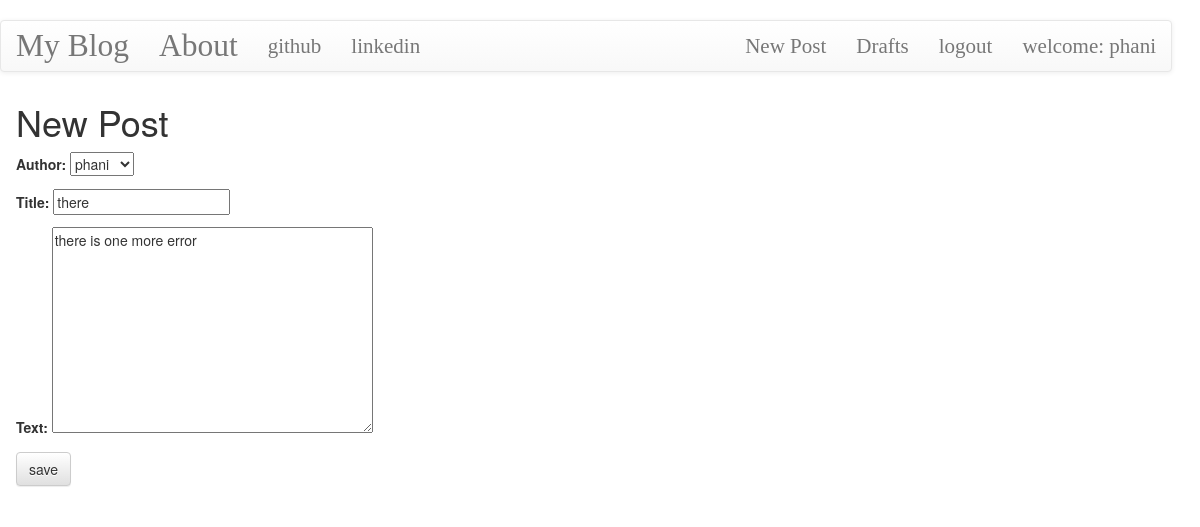
The page /post/12/edit/ (signed in) on the database its author committed.
### blog/models.py (models this page shows, shortened)
class Post(models.Model):
    author = models.ForeignKey('auth.User',on_delete=models.CASCADE)
    title = models.CharField(max_length=200)
    text = models.TextField()
    create_date = models.DateTimeField(default=timezone.now)
    published_date = models.DateTimeField(blank=True,null=True)

### blog/views.py (the view)
# urls.py: url(r'^post/(?P<pk>\d+)/edit/$',views.PostUpdateView.as_view(),name='post_edit'),
class PostUpdateView(LoginRequiredMixin,UpdateView):
    login_url = '/login'
    redirect_field_name = 'blog/post_detail.html'
    form_class = PostForm
    model = Post

### blog/forms.py
class PostForm(forms.ModelForm):
    class Meta():
        model = Post
        fields = ('author','title','text')
        widget = {
            'title':forms.TextInput(attrs={'class':'textinputclass'}),
            'text':forms.Textarea(attrs={'class':'editable medium-editor-textarea postcontent'})
            }

### blog/templates/blog/post_form.html (shortened to what this page needs)
{% extends "blog/base.html" %}
{% block content %}
<h1>New Post</h1>
<form class="post-form" method="post">
    {{ form.as_p }}
    <button type="submit" class="save btn btn-default">save</button>
</form>
{% endblock %}

### blog/templates/blog/base.html (shortened to what this page needs)
﻿<!DOCTYPE html>
{% load static %}
<html lang="en" xmlns="http://www.w3.org/1999/xhtml">
<head>
    <link rel="stylesheet" href="https://maxcdn.bootstrapcdn.com/bootstrap/3.3.7/css/bootstrap.min.css">
<link rel="stylesheet" href="https://maxcdn.bootstrapcdn.com/bootstrap/3.3.7/css/bootstrap-theme.min.css">
<link rel="stylesheet" href="{% static 'css/MediumEditor.css' %}" />
<link rel="stylesheet" href="//cdn.jsdelivr.net/npm/medium-editor@latest/dist/css/medium-editor.min.css" type="text/css" media="screen" charset="utf-8">
    <link rel="stylesheet" href="{% static 'css/blog.css' %}"/>
</head>
<body class="loader">
    <nav class="navbar navbar-default techfont custom-navbar">
     <div class="container">
         <ul class=" nav navbar-nav ">
             <li><a class="navbar-brand bigbrand" href="{% url 'post_list'%}">My Blog</a></li>
            <li><a class="navbar-link bigbrand" href="{% url 'about' %}">About</a></li>
            <li><a  href="https://www.github.com">github</a></li>
             <li><a  href="https://www.linkedin.com">linkedin</a></li>
         </ul>
         <ul class="nav navbar-nav navbar-right">
             {% if user.is_authenticated %}
             <li>
                 <a href="{% url 'post_new' %}">New Post</a>
             </li>
             <li>
                 <a href="{% url 'post_draft_list' %}">Drafts</a>
             </li>
             <li>
                 <a href="{% url 'logout' %}">logout</a>
             </li>
             <li>
                 <a>welcome: {{ user.username }}</a>
             </li>
             {% else %}
             <li><a class="nav navbar-right" href="{% url 'login' %}"><span class="glyphicon glyphicon-user"></span></a></li>
             {% endif %}
         </ul>
      </div>
        </nav>
    <div class="content container">
        <div class="row">
            <div class="col-md-8">
                <div class="blog_posts">
                    {% block content %}
                    {% endblock %}
                </div>
            </div>
        </div>
    </div>
</body>
</html>

### blog/static/css/blog.css (style rules this page uses)
.techfont { font-family: 'Playfair Display', serif; font-size: 1.5em; margin-bottom:10px; }
.bigbrand { font-size:1.5em; }
.loader { position: fixed; filter: hue-rotate(0deg); color: linear-gradient(#ffae42,#C6FFDD,#00ff88,#0088FF); animation: hue 10000ms infinite linear; }

### rows shown on the page
Post: author "phani", title "there", text "there is one more error"

### other values the page prints
{{ user.username }} "phani"
